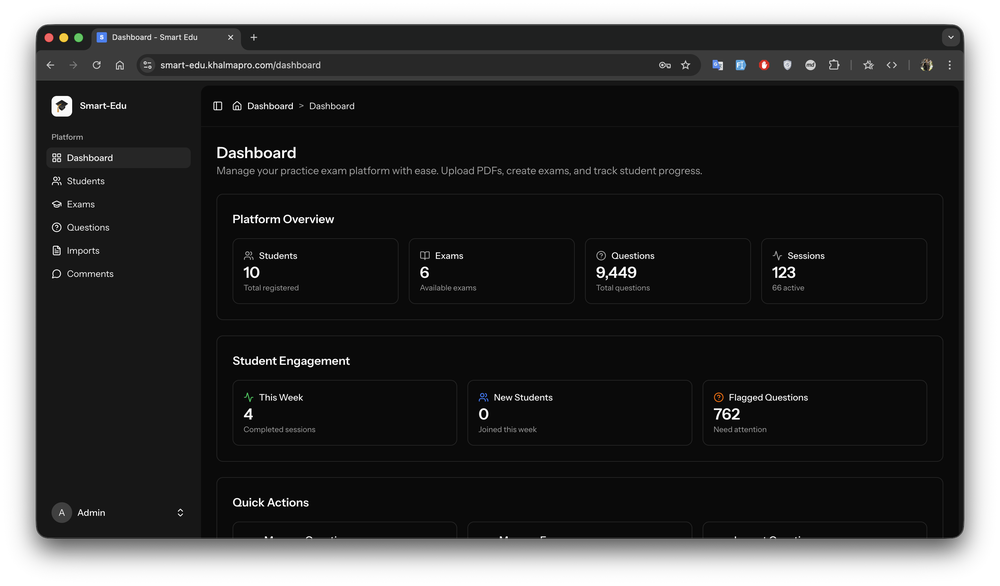
#> input picture screenshots/01-admin-dashboard.png, 1000 x 586 px, shrunk from 3104 x 1820 before the run; its folder holds 4 pictures in this run
$ python generate_portfolio_pdfs.py
#> lines starting #> are read from the running program, lines starting #| are printed output that depends on the picture
#!/usr/bin/env python3
import os
import glob
from PIL import Image

def create_pdf(image_paths, output_path):
#> called with output_path = 'pdfs/complete-showcase.pdf'
    if not image_paths:
        return

    images = []
    print(f"Creating {output_path} with {len(image_paths)} images...")

    for path in image_paths:
        try:
            img = Image.open(path).convert('RGB')
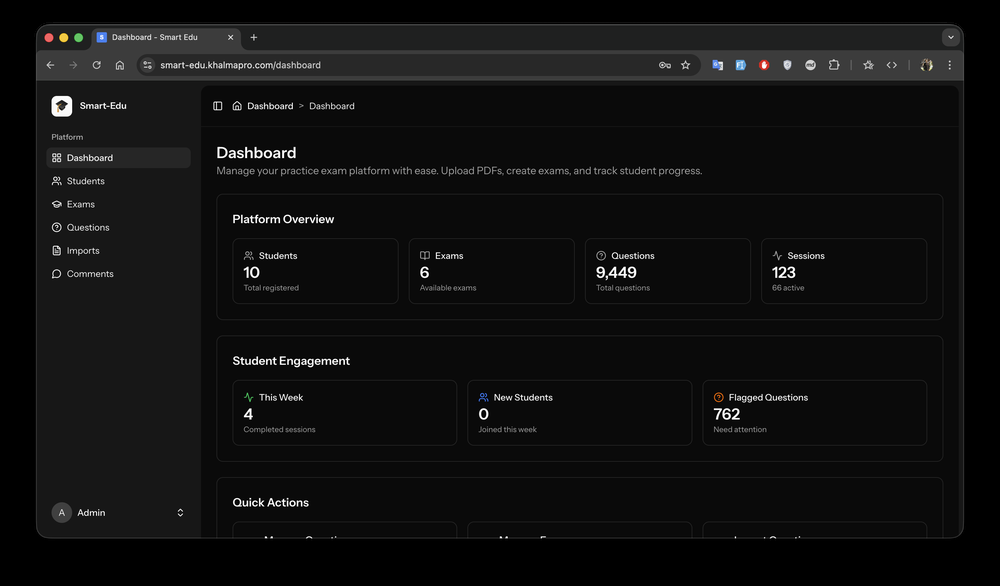
#> img: PIL image 1000x586 RGB; mean R, G, B 16.1, 16.1, 16.1
            images.append(img)
        except Exception as e:
            print(f"Error loading {path}: {e}")
#> pass 2 of the loop in create_pdf, `for path in image_paths:`:
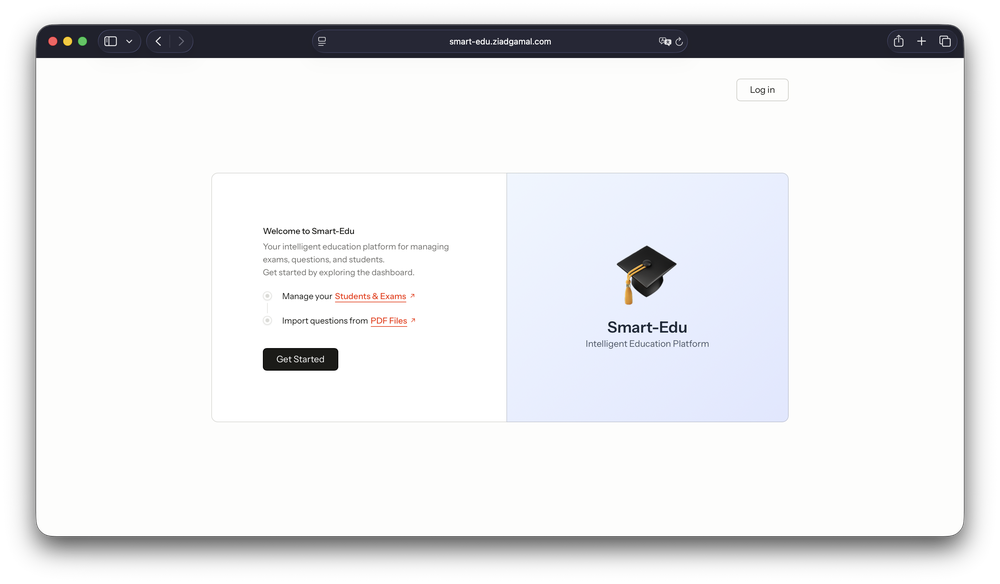
#> input picture screenshots/01-welcome-screen.png, 1000 x 584 px, shrunk from 3104 x 1812 before the run
#> in create_pdf, `img = Image.open(path).convert('RGB')`:
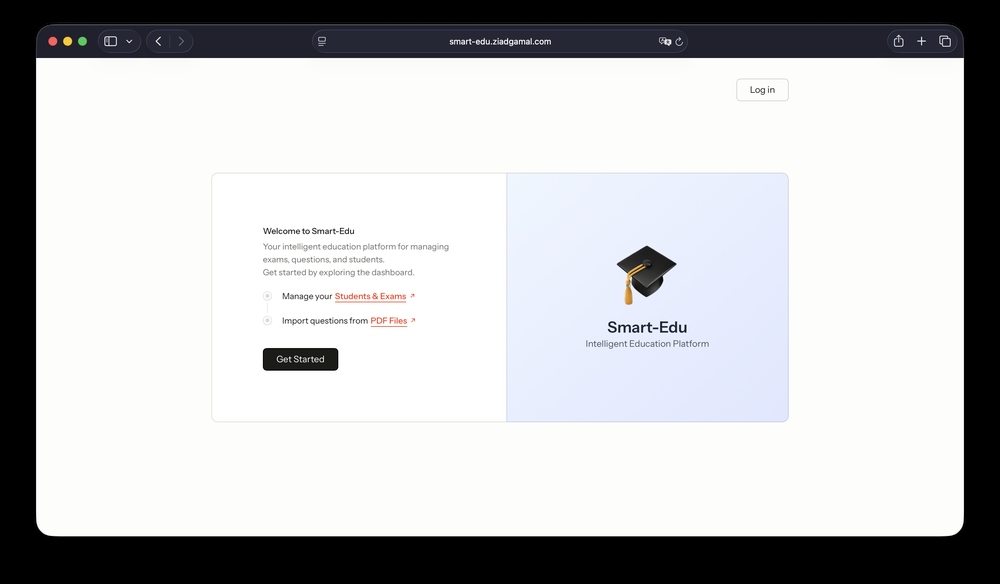
#> img: PIL image 1000x584 RGB; mean R, G, B 190.4, 191, 192.8
#> pass 3 of the loop in create_pdf, `for path in image_paths:`:
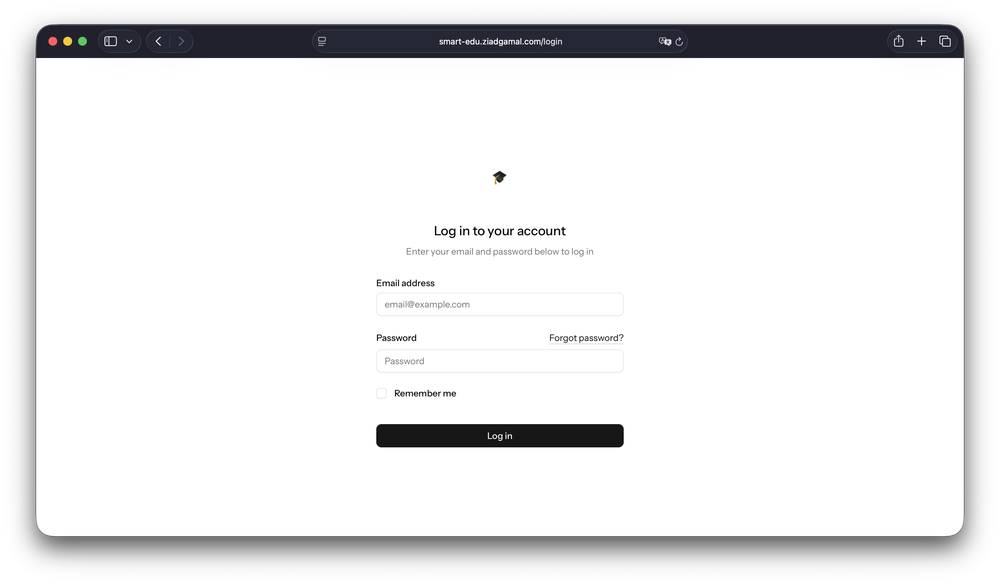
#> input picture screenshots/02-login-screen.png, 1000 x 584 px, shrunk from 3104 x 1812 before the run
#> in create_pdf, `img = Image.open(path).convert('RGB')`:
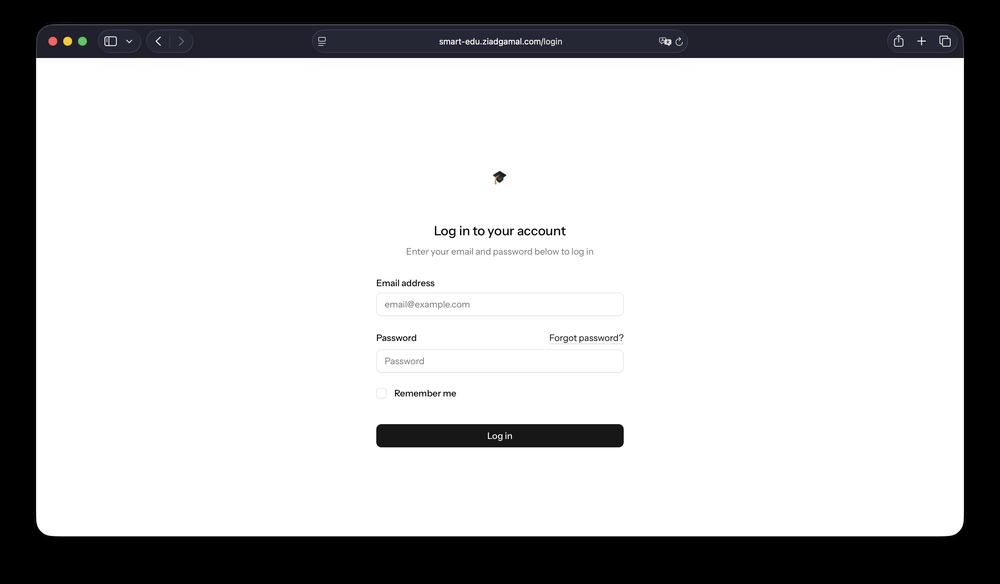
#> img: PIL image 1000x584 RGB; mean R, G, B 193.1, 193.1, 193.7
#> the loop made 4 passes; the first 3 are shown
#> pass 2 of the loop in create_pdf, `for path in image_paths:`:
#> pass 3 of the loop in create_pdf, `for path in image_paths:`:
#> the loop made 4 passes; the first 3 are shown

    if images:
        images[0].save(
            output_path, "PDF", resolution=100.0, save_all=True, append_images=images[1:], optimize=True
        )
        print(f"Saved: {output_path}")

def main():
    base_dir = "screenshots"
    out_dir = "pdfs"
    os.makedirs(out_dir, exist_ok=True)

    # Get all screenshots sorted by name (01-..., 02-...)
    all_images = sorted(glob.glob(f"{base_dir}/*.png"))

    if not all_images:
        print("No images found!")
        return

    # Filter for specific PDFs
    admin_images = [img for img in all_images if "admin" in img]
    student_images = [img for img in all_images if "student" in img]

    # 1. Complete Showcase (All)
    create_pdf(all_images, f"{out_dir}/complete-showcase.pdf")

    # 2. Key Features (All - or subset if preferred, using All for now)
    create_pdf(all_images, f"{out_dir}/key-features.pdf")

    # 3. Admin Features
    create_pdf(admin_images, f"{out_dir}/admin-features.pdf")

    # 4. Student Features
    create_pdf(student_images, f"{out_dir}/student-features.pdf")

if __name__ == "__main__":
    main()
